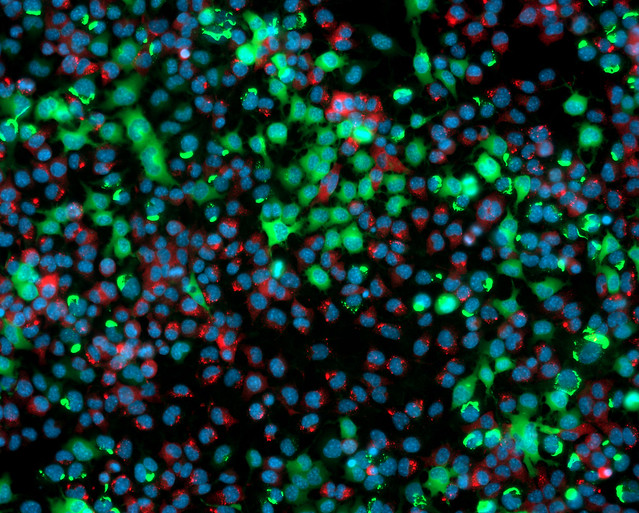
#> input picture images/test_image.jpg, 639 x 513 px, found by its file name
$ python 19_image_processing_with_scipy.py
#> lines starting #> are read from the running program, lines starting #| are printed output that depends on the picture
from scipy import misc
from skimage import io, img_as_ubyte
from scipy import ndimage
import numpy as np
from matplotlib import pyplot as plt

## read image
img = io.imread("test_image.jpg")
#> img is the input picture: shape (513, 639, 3); mean R, G, B 18, 54.1, 48.1
print(img.dtype, img.shape)
#| uint8 (513, 639, 3)

img_gray = io.imread("test_image.jpg", as_gray=True)
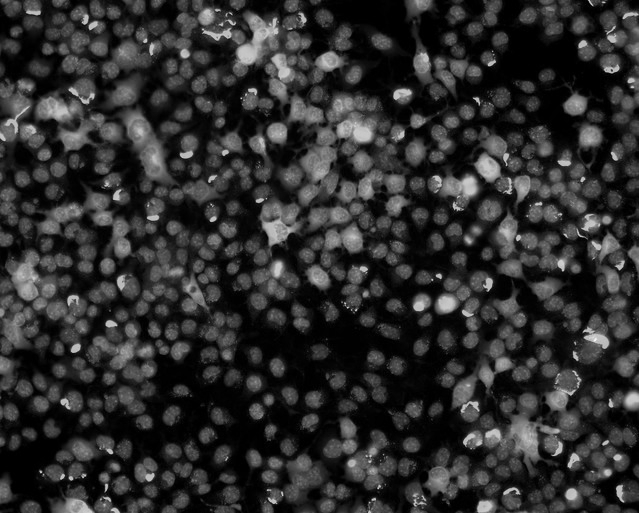
#> img_gray: shape (513, 639) float64; min 0, max 0.968, mean 0.18
print(img_gray.dtype, img_gray.shape)
#| float64 (513, 639)

## image array slicing
print(img[0,0])
#| [12 54 92]
print(img[10:15, 20:25])
#> (printed output is left out)

mean_gray = img.mean()
#> mean_gray = 40.07
max_value = img.max()
#> max_value = 255
min_value = img.min()
#> min_value = 0

print("Min, Max and Mean are: {0}, {1}, {2:5.3f}".format(min_value,max_value,mean_gray))
#| Min, Max and Mean are: 0, 255, 40.065
# note the argument in {}, the 0,1,2 referring to the sequence number of the variable
print("Min, Max and Mean are: %d, %d, %5.3f" %(min_value,max_value,mean_gray))
#| Min, Max and Mean are: 0, 255, 40.065
# note the argument is not compusory

## scipy ndimage
img = img_as_ubyte(io.imread("test_image.jpg", as_gray=False))
print(type(img), img.shape)
#| <class 'numpy.ndarray'> (513, 639, 3)
flippedLR = np.fliplr(img)
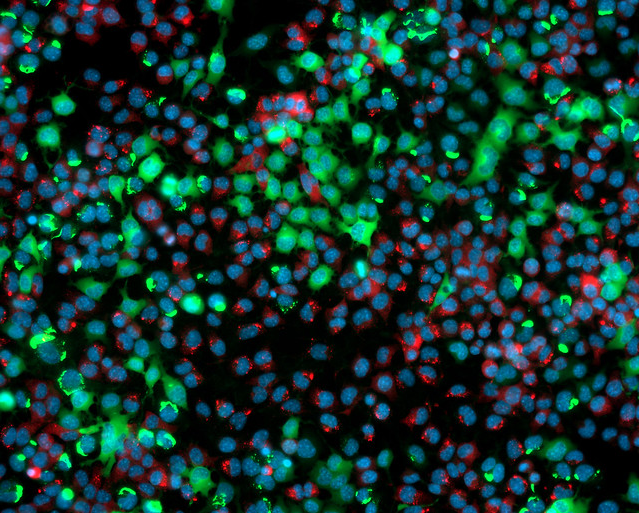
#> flippedLR: shape (513, 639, 3); mean R, G, B 18, 54.1, 48.1
flippedUD = np.flipud(img)
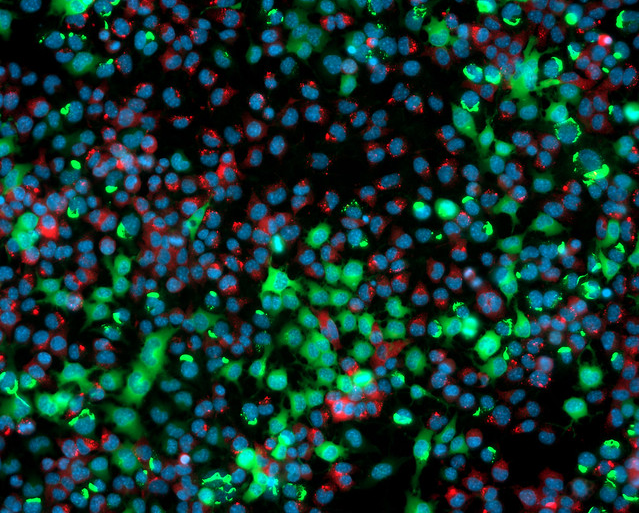
#> flippedUD: shape (513, 639, 3); mean R, G, B 18, 54.1, 48.1

# plot image
# plt.subplot(2,2,1)
# note above plt.subplot argument(2 rows, 2 column, the image is shown in the first position)
plt.subplot(2,1,1)
# note the second argument is 1, means 2 rows, 1 column, the image is shown in middle
plt.imshow(img)
plt.subplot(2,2,3)
# note above plt.subplot argument(2 rows, 2 column, the image is shown in the third position)
plt.imshow(flippedLR)
plt.subplot(2,2,4)
plt.imshow(flippedUD)
plt.show()

## scipy ndimage.rotate
rotated_img = ndimage.rotate(img,45)
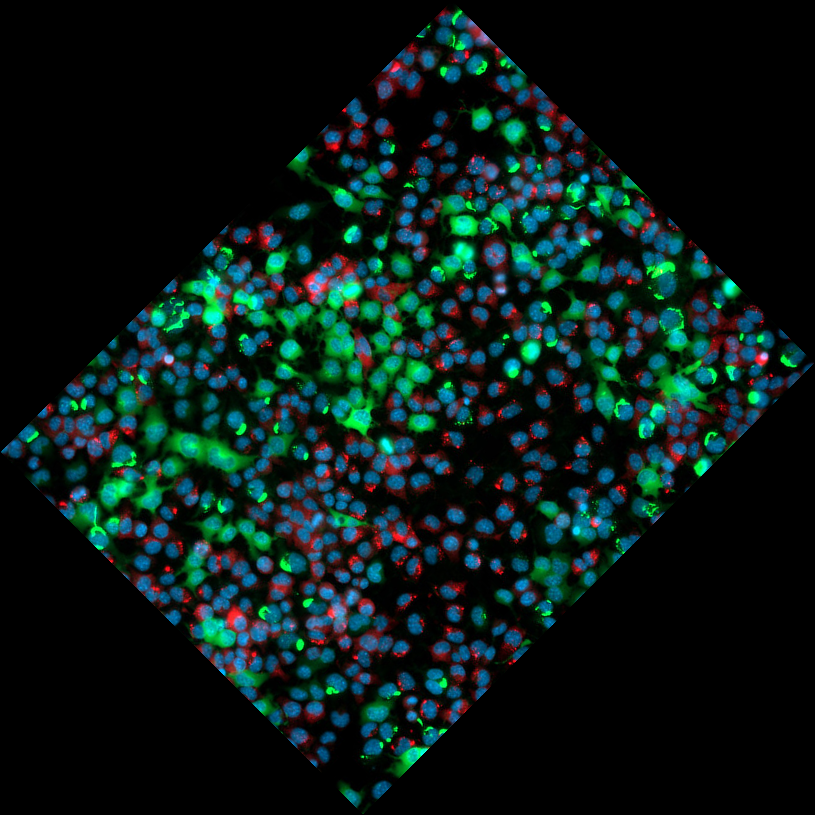
#> rotated_img: shape (815, 815, 3); mean R, G, B 8.9, 26.7, 23.7
plt.imshow(rotated_img)
plt.show()

## ndimage.uniform_filter
uniform_filtered_img = ndimage.uniform_filter(img, size=9)
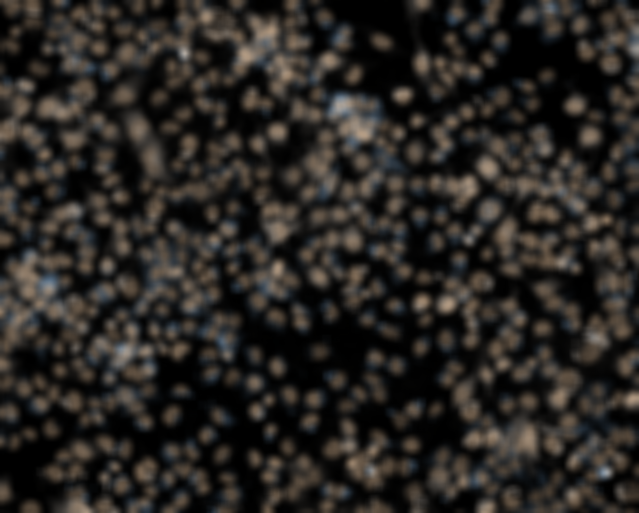
#> uniform_filtered_img: shape (513, 639, 3); mean R, G, B 42.1, 38.9, 35.4
plt.imshow(uniform_filtered_img)
plt.show()


## ndimage.gaussian_filter
gaussian_filtered_img = ndimage.gaussian_filter(img, sigma=3)
plt.imshow(gaussian_filtered_img)
plt.show()

# ndimage.median_filter
median_filtered_img = ndimage.median_filter(img, 3)
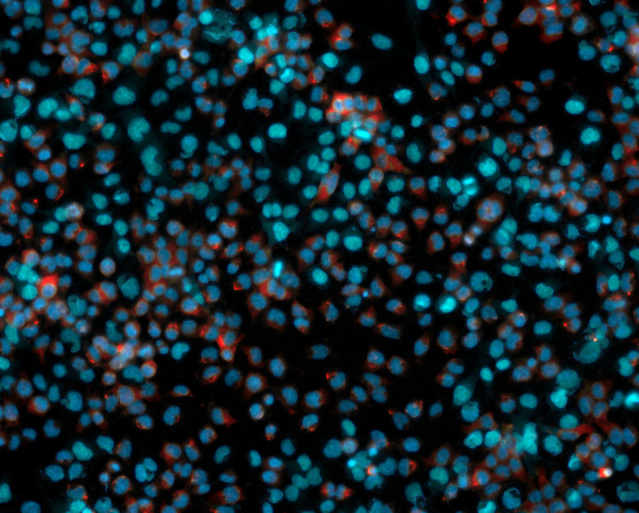
#> median_filtered_img: shape (513, 639, 3); mean R, G, B 17.3, 39.5, 47.2
plt.imshow(median_filtered_img)
plt.show()

## sobel filter
sobel_img = ndimage.sobel(img, axis=0)
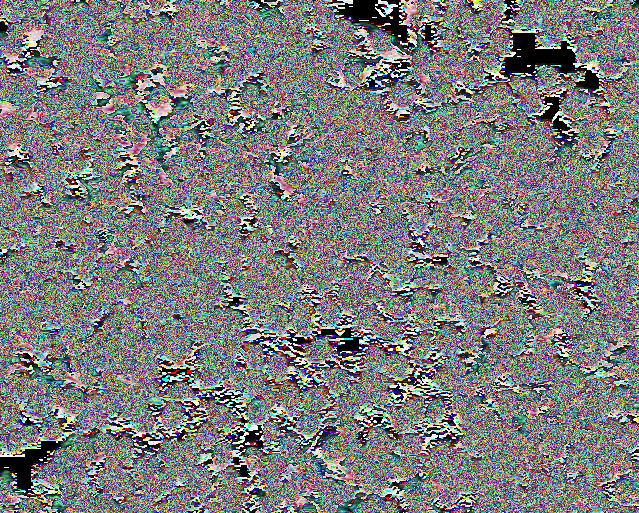
#> sobel_img: shape (513, 639, 3); mean R, G, B 124, 124.7, 124.5
plt.imshow(sobel_img)
plt.show()

$ run again, with images/BSE_25sigma_noisy.jpg copied over images/test_image.jpg
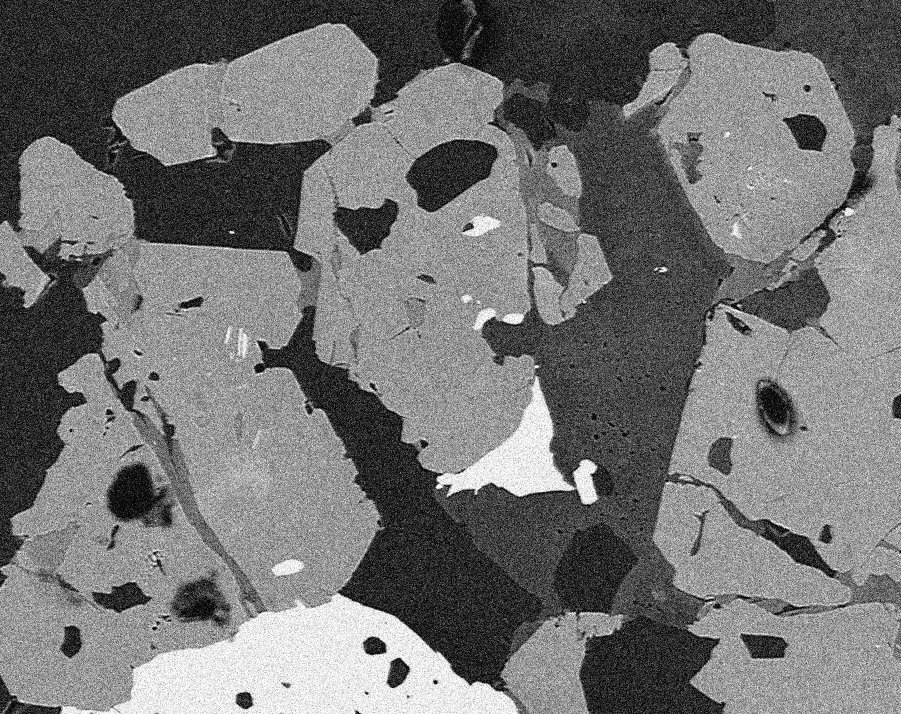
#> input picture images/BSE_25sigma_noisy.jpg, 901 x 714 px, found by its file name
#> img is the input picture: shape (714, 901); min 0, max 255, mean 115
#| uint8 (714, 901)
#| uint8 (714, 901)
#| 40
#| [[33 14 68 33 19]
#|  [36 78 18 32 45]
#|  [54 20 20 20 62]
#|  [49 76 18 67 38]
#|  [51 39 42 23 40]]
#> mean_gray = 115
#> max_value = 255
#> min_value = 0
#| Min, Max and Mean are: 0, 255, 114.963
#| Min, Max and Mean are: 0, 255, 114.963
#| <class 'numpy.ndarray'> (714, 901)
#> `rotated_img = ndimage.rotate(img,45)`:
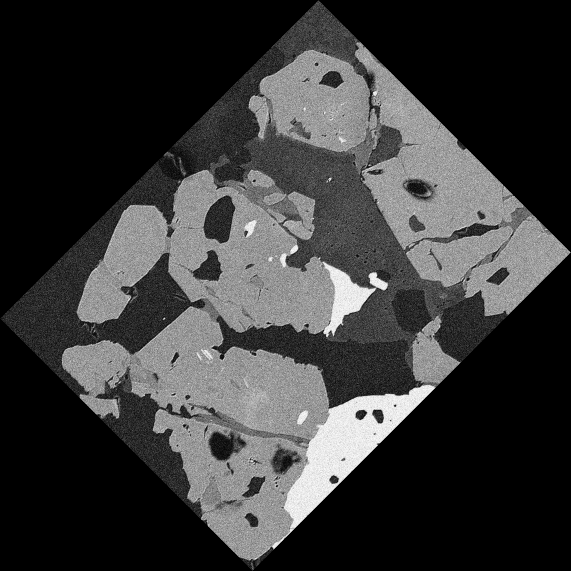
#> rotated_img: shape (1142, 1142) (shown at 1/2 size); min 0, max 255, mean 56.6
#> `sobel_img = ndimage.sobel(img, axis=0)`:
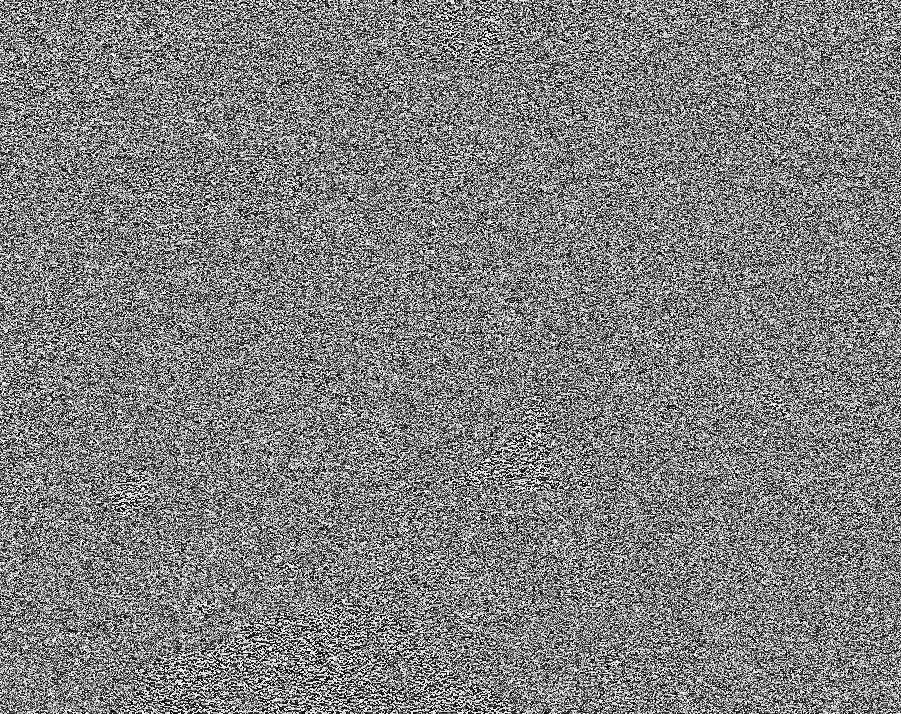
#> sobel_img: shape (714, 901); min 0, max 255, mean 127.2
